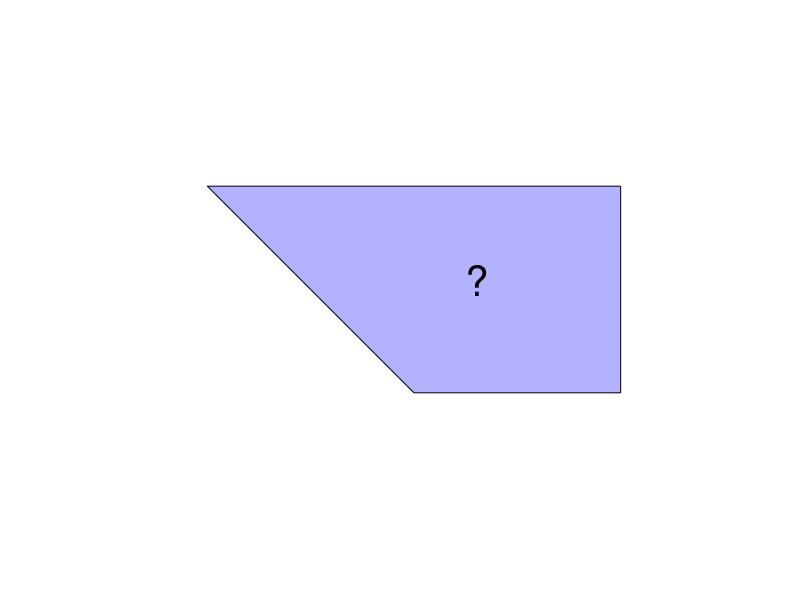

Write MATLAB code to recreate this figure. (Note: this script raises an error after producing the figure.)
%% Eigenvalues of a trapezoidal drum
% Nick Trefethen, November 2014

%%
% (Chebfun example pde/TrapezoidEigs.m)
% [Tags: #Laplace equation, #eigenvalue, #method of particular solutions]

function TrapezoidEigs()

%%
% What are the Laplace eigenvalues of this trapezoidal region?
z = [0 1 1+1i -1+1i];
fill(real(z),imag(z),[.7 .7 1]), xlim([-1.5 1.5]), axis equal
FS = 'fontsize';
hold on, text(.25,.55,'?',FS,30), hold off, axis off

%%
% That is, what numbers $\lambda$ have the property that
% for some nonzero function $u(x,y)$ with $u=0$ on the boundary of
% the trapezoid, 
%
% $$ - \nabla^2 u = \lambda u ? $$

%%
% One way to solve such problems is by the
% _method of particular solutions_ [2,3].  In this trapezoid,
% every vertex angle is equal to $\pi$ divided by an integer except
% the angle $3\pi/4$ at the origin.  It follows (this can
% be proved by the Schwarz reflection principle) that any
% eigenfunction can be extended smoothly across the boundary
% except at that singular point.  This idea of the method is to take
% advantage of this structure to expand an eigenfunction in
% special solutions:
%
% \begin{equation}
%   u(r,\theta) = \sum_{j=1}^\infty c_j \sin(4j\theta/3)
%     J_{4j/3}(\lambda r) .  \label{eq1}
% \end{equation}
%
% Here $r$ and $\theta$ are polar coordinates measured counterclockwise
% from the origin and $J_{4j/3}$ is a Bessel function.  Each term
% of equation (\ref{eq1}) satisfies the eigenvalue equation and the boundary
% conditions along the sides from $(0,0)$ to $(1,1)$ and from
% $(0,0)$ to $(-1,1)$.  All that remains is the find coefficients
% $c_j$, and a value $\lambda$, such that (\ref{eq1}) also takes the
% value zero on the other two boundaries.

%%
% We find these coefficients
% by truncating the series at term $n$ and sampling
% the boundary segments in $m\gg n$ points.  (In principle each boundary
% segment could be a continuum and we could do this part of the
% problem with Chebfun quasimatrices, but experiments suggest this
% is too slow.)  This yields a matrix 
% $A$ depending on $\lambda$,
%
% $$ a_{ij} = \sin(4j\theta_k /3) J_{4j/3}(\lambda r_i), $$
%
% where $(r_i,\theta_i)$ are the polar coordinates of point
% $i$ along the boundary.
% If a value of $\lambda$ is found for which the matrix is nearly singular,
% i.e., its minimal singular value is nearly zero, then $\lambda$ can
% be expected to be close to an eigenvalue.

%%
% Here is a function that evaluates the minimal singular value
% as a function of $\lambda$.
function sigmin = trapfun(lam,n)  % minimal sing val as function of lam
z = [-1+1i+2*(1:2*n)/(2*n+1) 1+1i*(1:n)/(n+1)].';
m = length(z);
sigmin = zeros(size(lam));
A = zeros(m,n);
for k = 1:length(lam)
  for j = 1:n 
    A(:,j) = besselj(4*j/3,lam(k)*abs(z)).*sin(4*j*angle(z)/3); 
  end
sigmin(k) = min(svd(A));
end
end

%%
% Here we scan $\sigma_{\min{}}(\lambda)$ in the interval
% $\lambda \in [3,7]$ for $n = 4,5,6,7$.  In each case we
% make a chebfun of the resulting function and print
% its first three interior minima.
dom = [3 7];
for n = 4:7
  tic, f = chebfun(@(lam) trapfun(lam,n),dom,'splitting','on'); t = toc;
  [a,e] = min(f,'local'); e = e(e>dom(1));
  plot(f,'linewidth',1.6), grid on
  s = sprintf('n = %d     time =%4.1f secs.',n,t); title(s,FS,10)
  s = sprintf('first three minima: lam = %8.5f, %8.5f, %8.5f',e(1:3));
  xlabel(s,FS,10), snapnow
end

%%
% Looking at the results, it seems likely that the first
% three eigenvalues of the trapezoidal drum are approximately
% $3.8984$, $5.433$, and $6.70$. 

%%
% The method of particular solutions became well known
% through the work of Fox, Henrici and Moler [3] and led to
% the MATLAB logo, adapted from an eigenvalue of the
% L-shaped region. (Moler was the inventor of MATLAB.)
% There is a MATLAB command `logo` to
% display this image, but it does not appear to work within
% one of these published Example files.

%%
% The implementation of the method of particular solutions of
% this Example, which is close to what might have been done
% in [3], is not robust enough to treat more general problems
% or higher eigenmodes.  
% In general a robust implementation requires sampling in the
% interior of the region as well as on the boundary to avoid
% degeneracies; see [2].  For much more advanced related methods
% used to solve much
% more difficult eigenvalue problems, see [1].

end

%% References
% 
% 1. A. Barnett and A. Hassell, Fast computation of high frequency Dirichlet
%    eigenmodes via the spectral flow of the interior Neumann-to-Dirichlet
%    map, _Communications of Pure and Applied Mathematics_ 67 (2014),
%    351--407.
%
% 2. T. Betcke and L. N. Trefethen, Reviving the method of particular
%    solutions, _SIAM Review_ 47 (2005), 469--491.
% 
% 3. L. Fox, P. Henrici, and C. B. Moler, Approximations and bounds for
%    eigenvalues of elliptic operators, _SIAM Journal on Numerical Analysis_ 4
%    (1967), 89--102.
